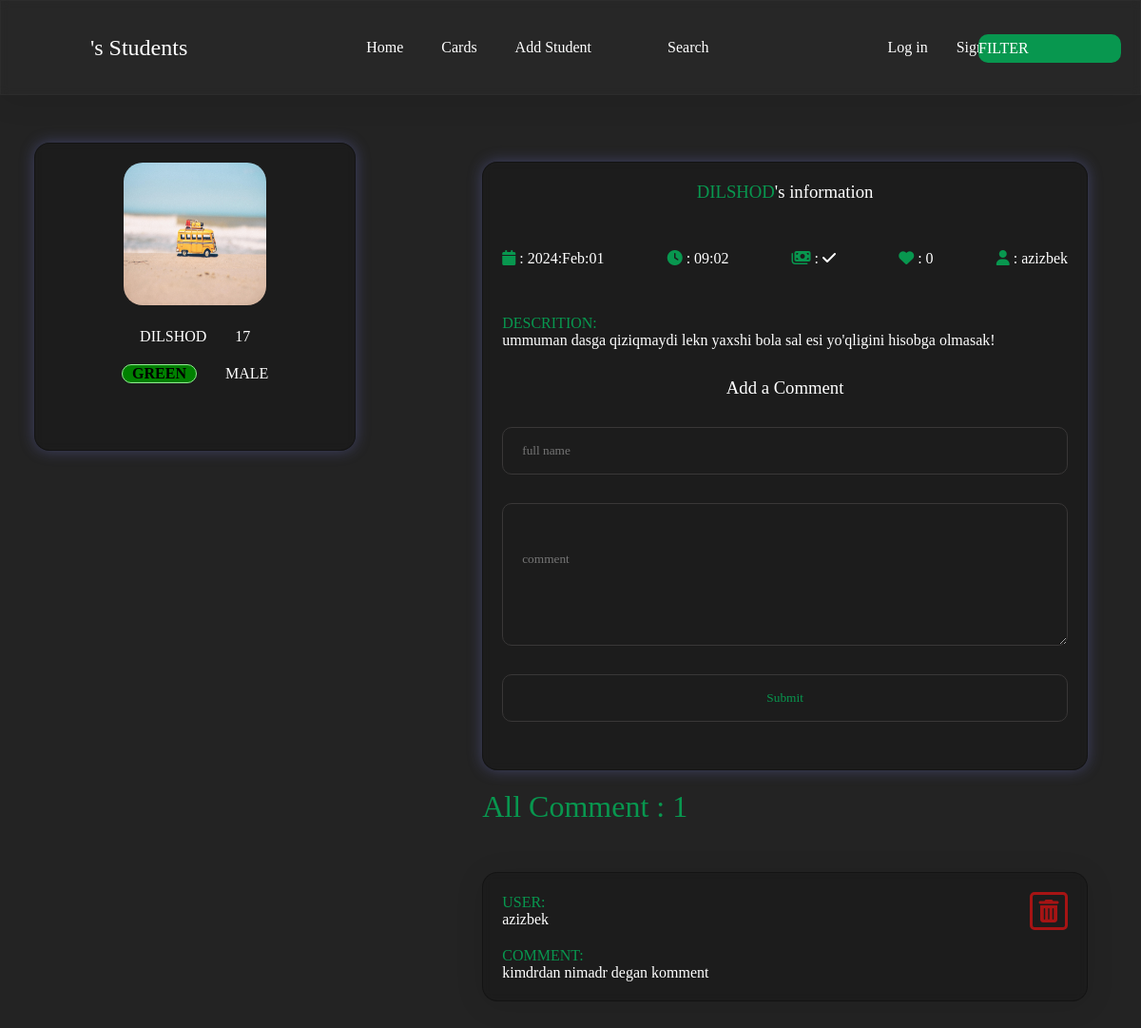
Page /std/15 on the committed database.
### main_app/models.py (models this page shows, shortened)
class Student(models.Model):
    student_name = models.CharField(max_length=50)
    slug_name = models.SlugField(max_length=50)
    age = models.PositiveIntegerField(default=0)
    data_time = models.DateTimeField(auto_now_add=True)
    commentarya = models.TextField(blank=True)
    gander = models.ForeignKey(Gander ,
                               on_delete=models.CASCADE,  null=True)
    payment = models.BooleanField(default=False)
    lavel = models.ForeignKey(Lavel ,
                              on_delete=models.CASCADE , null=True)
    like = models.PositiveIntegerField(default=0 , blank=True)
    admin = models.ForeignKey(User,
                               on_delete=models.CASCADE,
                               null=True)
    img = models.ImageField(upload_to='photos/' , blank=True , default=DEFAULT)
    descrition = models.TextField()
    rating = models.PositiveIntegerField(default=0)

class Lavel(models.Model):
    students_lavel = models.CharField(max_length=50)
    def __str__ (self):
        return str(self.students_lavel)

class Gander(models.Model):
    male_famale = models.CharField(max_length=50)
    def __str__ (self):
        return str(self.male_famale)

class Comment(models.Model):
    user_name = models.CharField(max_length=50 , null=True , blank=True)
    coments = models.TextField()
    post = models.ForeignKey(Student,
                             on_delete=models.CASCADE,null=True,
                             related_name='comentary')
    def __str__ (self):
        return str(self.user_name)

### main_app/views.py (the view)
# urls.py: path('std/<pk>', full_std_about , name='full_std_about'),
def full_std_about(request , pk ):
    all_std = Student.objects.select_related("admin").get(id=pk)
    std_payment = Student.objects.filter(payment=True)
    com = Comment.objects.filter(post=pk)
    data = {
        'pay':std_payment,
        'all_std':all_std,
        'coment':com,
        'len_com':len(com)
    }
    return render(request , 'std.html' , context=data)

### template/std.html (shortened to what this page needs)
{% extends 'base.html' %}
{% load static %}
{% block context %}
<main class="mt">
    <div class="container">
        <div class="std_card_df">
            <div class="std_img_box" name="{{ all_std.payment }}">
                <img src="{{ all_std.img.url }}" style="width: 150px; height: 150px; border-radius: 20px;" alt="">
                <p class="first_p"><span>{{ all_std.slug_name }} </span><span> {{ all_std.age }}</span></p>
                <p class="second_p"><span id="change_bg">{{ all_std.lavel }}</span><span> {{ all_std.gander }}</span>
                </p>
            </div>
            <div class="std_content_box">
                <div class="glass_effect" name="{{ all_std.payment }}">
                    <h3 style="font-weight: 200;">
                        <span class="coment_color">{{ all_std.slug_name }}</span>'s information
                    </h3>
                    <div class="df-box" style="font-weight: 200;">
                        <div>
                            <i class="fa-solid fa-calendar"></i>
                            :
                            {{ all_std.data_time|date:'Y:M:d'}}
                        </div>
                        <div>
                            <i class="fa-solid fa-clock"></i>
                            :
                            {{ all_std.data_time|date:'H:m'}}
                        </div>
                        <div>
                            <i class="fa-solid fa-money-bills"></i>
                            : {% if all_std.payment %}
                            <i class="fa-solid fa-check" style="color: white;"></i>
                            {% else %}
                            <i class="fa-sharp fa-solid fa-xmark" style="color: white;"></i>
                            {% endif %}
                        </div>
                        <div>
                            <i class="fa-solid fa-heart"></i>
                            :
                            {{all_std.like}}
                        </div>
                        <div>
                            <i class="fa-solid fa-user"></i>
                            :
                            {{ all_std.admin }}
                        </div>
                    </div>
                    <div style="text-align: left;">
                        <span class="coment_color">
                            descrition:
                        </span>
                        <br>
                        {{ all_std.descrition }}
                    </div>
                    <h3 style="margin-top: 30px; font-weight: 200;">
                        Add a Comment
                    </h3>
                    <form action="{% url 'main_app:add_new_coment' all_std.id %}" method="POST" class="add_com">
                        <input type="text" name="full_name" placeholder="full name" maxlength="50">
                        <textarea name="comment" placeholder="comment" cols="30" rows="10"></textarea>
                        <input type="submit">
                    </form>
                </div>
                <h1 style="margin: 20px 0px ; font-weight: 200; color: #08974f; text-align: left;">
                    All Comment : {{ len_com }}
                </h1>
                {% for i in coment %}
                <div class="comment_block">
                    <div class="df_coment">
                        <div>
                            <p><span class="coment_color">User: <br></span>{{i}}</p>
                        </div>
                        <div>
                            <form action="{% url 'main_app:del_com' i.id %}" method="post">
                                <button type="submit" class="del_btn">
                                    <i class="fa-solid fa-trash-can"></i>
                                </button>
                            </form>
                        </div>
                    </div>
                    <br>
                    <p><span class="coment_color">Comment:</span><br>{{ i.coments }}</p>
                </div>
                {% endfor %}
            </div>
        </div>
    </div>
</main>
<br><br><br><br><br><br><br><br><br><br><br><br><br><br><br><br><br><br><br><br><br><br><br><br><br><br><br><br><br><br><br><br>
{% endblock context %}

### staticfiles/css/style.css (style rules this page uses)
* { margin: 0; padding: 0; box-sizing: border-box; font-family: 'poppins'; list-style: none; text-decoration: none; color: white; }
input , textarea , select { color: #08974f; }
body { background-color: #232323; }
.container { margin: 0px 3%; }
.mt { margin-top: 150px; }
.std_card_df { display: flex; justify-content: space-between; align-items: flex-start; }
.std_img_box { width: 30%; padding: 20px 0px 50px 0px; height: auto; background: rgba(0, 0, 0, 0.2); border-radius: 16px; box-shadow: 0 4px 30px rgba(0, 0, 0, 0.1); backdrop-filter: blur(5px); -webkit-backdrop-filter: blur(5px); border: 1px solid rgba(0, 0, 0, 0.3); text-align: center; font-weight: 200; }
.std_content_box { width: 60%; height: auto; padding: 20px 0px 50px 0px; text-align: center; padding: 20px; }
.glass_effect , .comment_block { padding: 20px ; background: rgba(0, 0, 0, 0.2); border-radius: 16px; box-shadow: 0 4px 30px rgba(0, 0, 0, 0.1); backdrop-filter: blur(5px); -webkit-backdrop-filter: blur(5px); border: 1px solid rgba(0, 0, 0, 0.3); }
.df-box { display: flex; justify-content: space-between; align-items: center; margin: 50px 0px; }
.del_btn { border: 3px solid #a61414 !important; border-radius: 5px; width: 40px; height: 40px; display: flex; justify-content: center; align-items: center; background-color: transparent; font-size: 1.5em; cursor: pointer; }
.del_btn > i { color: #a61414 !important; }
.first_p , .second_p { display: flex; justify-content: center; align-items: center; gap: 30px; text-transform: uppercase; margin: 20px 0px; }
.comment_block { margin: 50px 0px; text-align: start; }
.coment_color , i { color: rgb(8, 151, 79); text-transform: uppercase; }
.add_com > input, .add_com > textarea, .input_style > input, .input_style > textarea { display: block; width: 100%; margin: 30px 0px; height: 50px; border-radius: 10px; border:1px solid #393737; outline: none; background-color: transparent; color: #08974f; padding: 0px 20px; }
.add_com > textarea { width: 100%; height: 150px; padding: 50px 0px 0px 20px; }
.df_coment { display: flex !important; justify-content: space-between; align-items: center; }
[name^='True'] { box-shadow:0px 0px 15px #7073d065; }

### rows in the picture
Student: img (picture), slug_name "DILSHOD", age "17", lavel "GREEN", gander "MALE", data_time "2024:Feb:01", data_time "09:02", like "0", admin "azizbek", descrition "ummuman dasga qiziqmaydi lekn yaxshi bola sal esi yo'qligini hisobga olmasak!"
Comment: user_name "azizbek", coments "kimdrdan nimadr degan komment"

### other values in the picture
{{ len_com }} "1"
